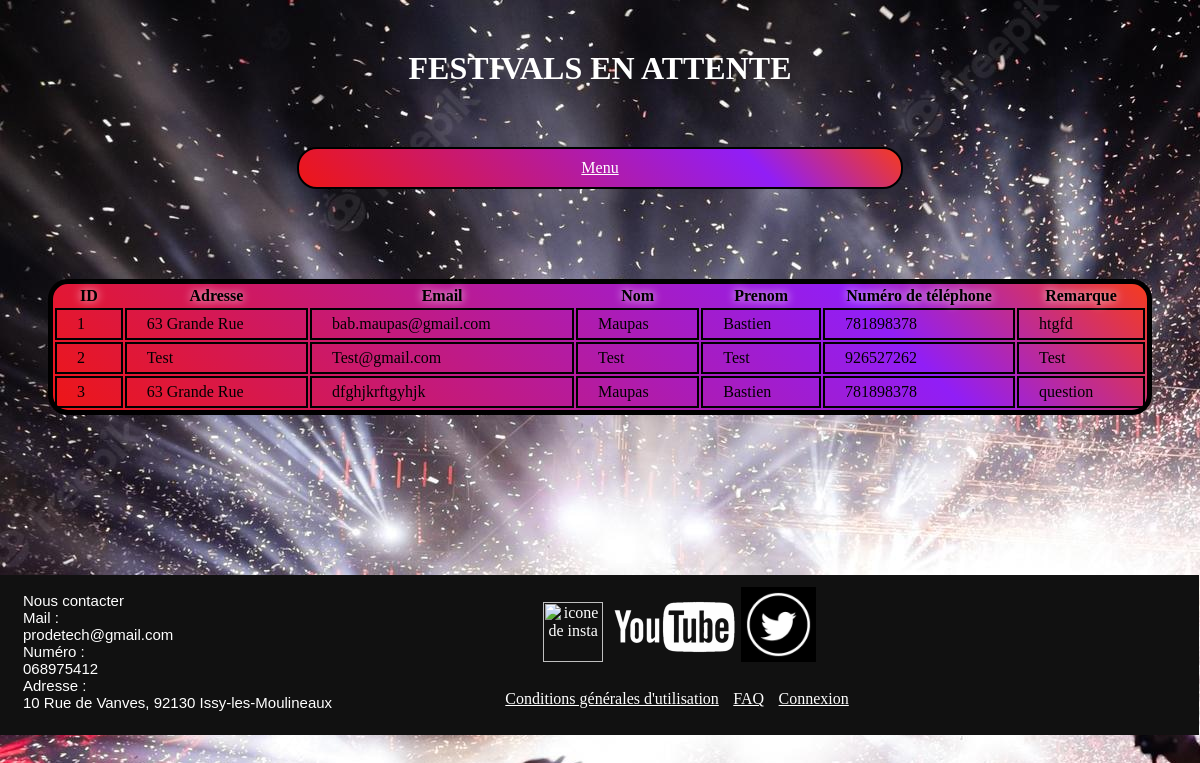
The page /Vue/Vue/paneladmin/vuefestisign.php (signed in) on the database its author committed.
### tables this page shows
CREATE TABLE IF NOT EXISTS `festsign` (
  `festsign_id` int(11) NOT NULL AUTO_INCREMENT,
  `festsign_adresse` varchar(300) DEFAULT NULL,
  `festsign_email` varchar(200) DEFAULT NULL,
  `festsign_nom` varchar(100) DEFAULT NULL,
  `festsign_prenom` varchar(100) DEFAULT NULL,
  `festsign_numtel` int(10) DEFAULT NULL,
  `festsign_remarque` varchar(1000) DEFAULT NULL,
  PRIMARY KEY (`festsign_id`)
);

### Vue/Vue/paneladmin/vuefestisign.php (the view, shortened to what this page needs)
<?php
  $host = 'localhost';
  $dbname = 'siteweb';
  $username = 'root';
  $password = '';
  $dsn = "mysql:host=$host;dbname=$dbname";
  $sql = "SELECT * FROM festsign";
  try{
   $pdo = new PDO($dsn, $username, $password);
   $stmt = $pdo->query($sql);
  }catch (PDOException $e){
    echo $e->getMessage();
  }
?>
<?php
if(isset($_SESSION['role_id'])){
    if($_SESSION['role_id'] == 2){
?>
<link rel="stylesheet" type="text/css" href="vuefestisign.css">
<h1 style="margin: 50px; auto; padding: 0px; font-family: Elephant;">FESTIVALS EN ATTENTE</h1>
<div id="actionmenu">
  <a href="accueiladmin.php" class="action">Menu</a>
</div>
<div style="overflow-x: auto; margin: 40px">
<table class= "fond" style ="overflow-x:scroll; margin-top: 50px" >
<thead>
        <tr>
          <th class="test">ID</th>
          <th>Adresse</th>
          <th>Email</th>
          <th>Nom</th>
          <th>Prenom</th>
          <th>Numéro de téléphone</th>
          <th>Remarque</th>
        </tr>
      </thead>
<tbody>
        <?php while($row = $stmt->fetch(PDO::FETCH_ASSOC)) : ?>
        <tr>
          <td><?php echo htmlspecialchars($row['festsign_id']); ?></td>
          <td><?php echo htmlspecialchars($row['festsign_adresse']); ?></td>
          <td><?php echo htmlspecialchars($row['festsign_email']); ?></td>
          <td><?php echo htmlspecialchars($row['festsign_nom']); ?></td>
          <td><?php echo htmlspecialchars($row['festsign_prenom']); ?></td>
          <td><?php echo htmlspecialchars($row['festsign_numtel']); ?></td>
          <td><?php echo htmlspecialchars($row['festsign_remarque']); ?></td>
        </tr>
        <?php endwhile; ?>
      </tbody>
        </table>
</div>
        <footer>
           <div class="contact">
           <br>
            Nous contacter <br>
            Mail :<br> prodetech@gmail.com <br>
            Numéro :<br> 068975412 <br>
            Adresse :<br>10 Rue de Vanves, 92130 Issy-les-Moulineaux
            </div>
            <div class="foot">
            <div class="reseaux">
            <a href="https://www.instagram.com/pro_detech"> <img src="../../../PNG/insta.png" alt="icone de insta" height="60"></a>
            <img src="../../../PNG/youtube.png" alt="icone de insta" height="70">
            <img src="../../../PNG/twitter.png" alt="icone de insta" height="75">
            </div>
            <div class="lien">
            <a href="../CGU/cgu.php">Conditions générales d'utilisation</a>
            <a href="../FAQ/faq.php"> FAQ</a>
            <a href="../Connexionuser/login1.php">Connexion</a>
            </div> </div>
             </footer>
    <?php
    }}
    ?>

### Vue/Vue/paneladmin/vuefestisign.css (style rules this page uses)
* { color: white; font-family: Elephant; }
#actionmenu { display: flex; flex-direction: row; background: linear-gradient(225deg,#f53b1e 0%,#911ef6 25%,#ee1616 100%); width: 50%; margin: 60px auto 10px auto; justify-content: space-evenly; border-radius: 20px; border: solid 2px black; padding: 5px; }
table { border-radius: 20px; margin: auto; width: 100%; background: linear-gradient(225deg,#f53b1e 0%,#911ef6 25%,#ee1616 100%); border: solid 5px black; overflow-x:scroll; }
th { color: black; text-shadow: 0px 0px 10px #fff; }
td { border: solid 2px black; color: black; padding: 5px 20px; }
footer { background-color: #111; position: absolute; width: 100%; margin-top: 10%; margin-left: -9px; display: flex; }
.contact { font-size:15px; margin-left: 2%; font-family: 'Montserrat', sans-serif; flex-direction: column; color: white; margin-bottom: 2%; text-align: left; }
.reseaux { display:block; margin-left:15%; margin-top: 2%; justify-content: space-between; }
.foot { display: flex; display: inline-block; width: 50%; }
.lien { font-family: 'Montserrat', sans-serif; color: aliceblue; margin-top: 4%; margin-left:15%; text-align: center; }
a { color: white; padding: 5px; }

### rows shown on the page
festsign: festsign_id "1", festsign_adresse "63 Grande Rue", festsign_email "bab.maupas@gmail.com", festsign_nom "Maupas", festsign_prenom "Bastien", festsign_numtel "781898378", festsign_remarque "htgfd"
festsign: festsign_id "2", festsign_adresse "Test", festsign_email "Test@gmail.com", festsign_nom "Test", festsign_prenom "Test", festsign_numtel "926527262", festsign_remarque "Test"
festsign: festsign_id "3", festsign_adresse "63 Grande Rue", festsign_email "dfghjkrftgyhjk", festsign_nom "Maupas", festsign_prenom "Bastien", festsign_numtel "781898378", festsign_remarque "question"
